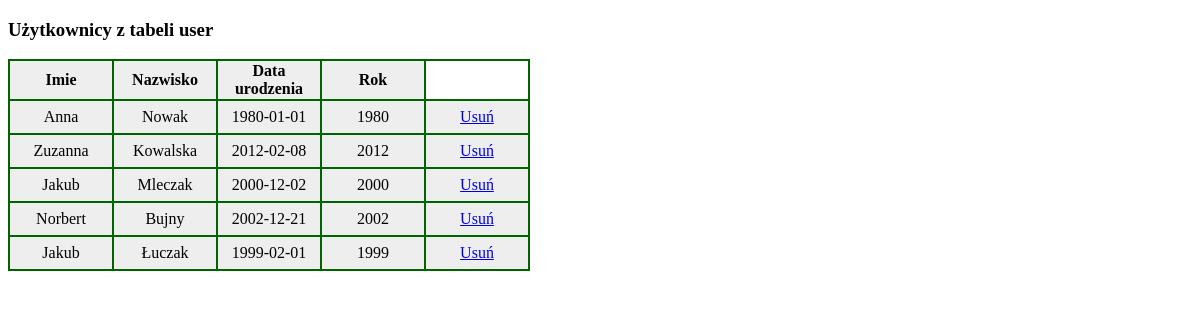
The app's page /12_uprawnienia/index.php with its own data.
### tables this page shows
CREATE TABLE `user` (
  `id` int(11) NOT NULL,
  `name` varchar(25) NOT NULL,
  `surname` varchar(40) NOT NULL,
  `bday` date NOT NULL
);

### 12_uprawnienia/skrypty/function.php (called while the page is built)
<?php
function year($x){
  return substr($x,0,4);
}
 ?>

### 12_uprawnienia/index.php (the view, shortened to what this page needs)
<!DOCTYPE html>
<html lang="en" dir="ltr">
  <head>
    <link rel="stylesheet" href="./css/style.css">
  </head>
  <body>
    <h3>Użytkownicy z tabeli user</h3>
    <?php
      require_once('./skrypty/connect.php');
      require_once('./skrypty/function.php');
      $sql =  "SELECT * FROM `user`";
      $result = mysqli_query($conn,$sql);
      echo<<<TABLE
      <table>
        <tr>
          <th>Imie</th>
          <th>Nazwisko</th>
          <th>Data urodzenia</th>
          <th>Rok</th>
        </tr>
TABLE;
        while($row = mysqli_fetch_assoc($result)){
          $year=year($row['bday']);
          echo<<<ROW
          <tr>
            <td>$row[name]</td>
            <td>$row[surname]</td>
            <td>$row[bday]</td>
            <td>$year</td>
            <td><a href="./skrypty/del_user.php?id=$row[id]">Usuń</a></td>
ROW;
}
    echo  "</table>";
     ?>
  </body>
</html>

### 12_uprawnienia/css/style.css (style rules this page uses)
table,tr,td,th { border:2px solid darkgreen; border-collapse: collapse; }
td,th { width: 100px; height: 30px; text-align: center; background-color: #eee; }

### records on screen
user: name "Anna", surname "Nowak", bday "1980-01-01", bday "1980"
user: name "Zuzanna", surname "Kowalska", bday "2012-02-08", bday "2012"
user: name "Jakub", surname "Mleczak", bday "2000-12-02", bday "2000"
user: name "Norbert", surname "Bujny", bday "2002-12-21", bday "2002"
user: name "Jakub", surname "Łuczak", bday "1999-02-01", bday "1999"
